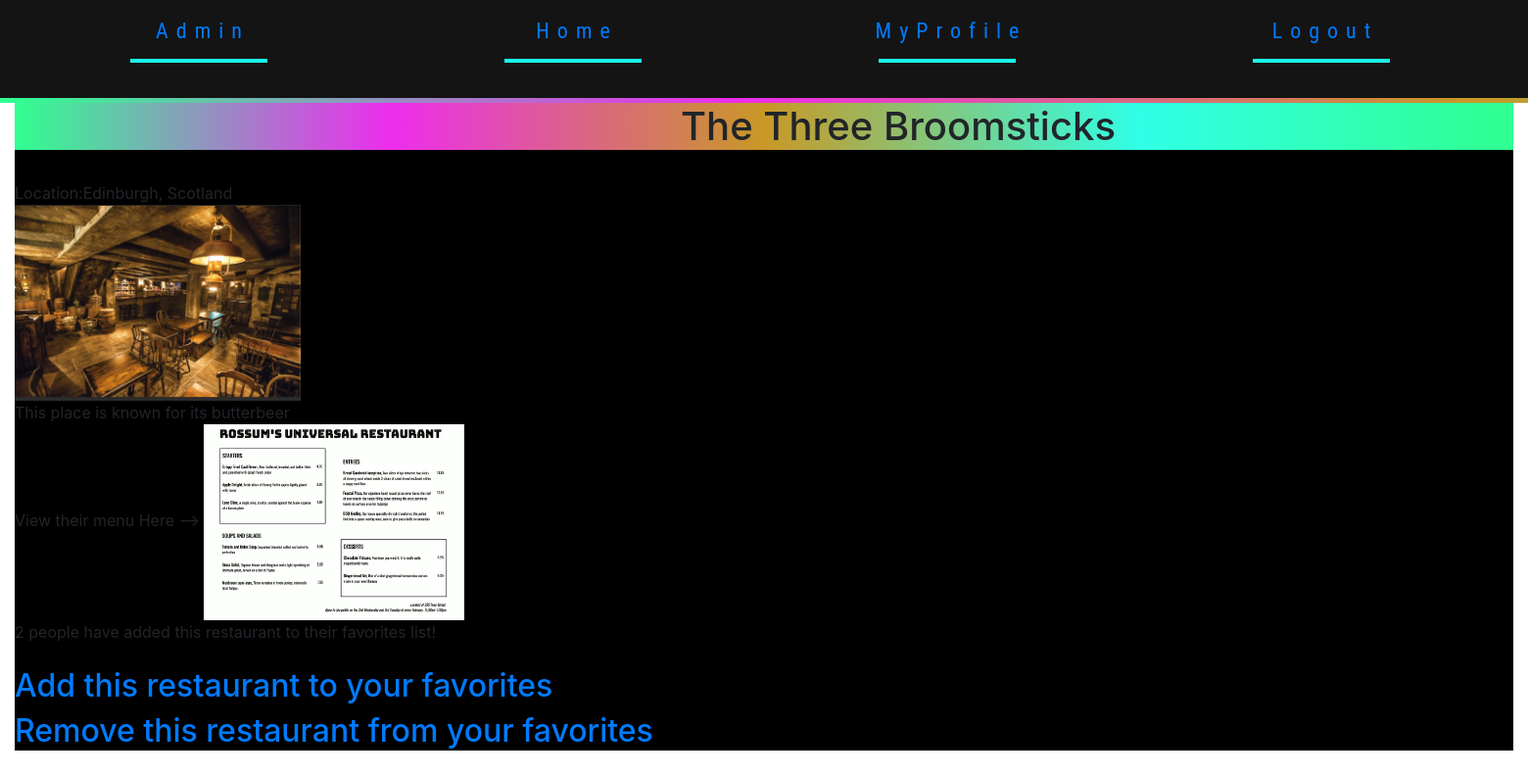
The app's page /restaurant/3/ (signed in) with its own data.
### restaurants/models.py (models this page shows, shortened)
class Restaurant(models.Model):
    name = models.TextField(max_length=200)
    location = models.TextField(max_length=200)
    pic_icon = models.ImageField(
        upload_to="rest_images/", height_field=None, width_field=None, max_length=None)
    sig_dish = models.TextField(max_length=200)
    num_favs = models.IntegerField(default=0)
    menu = models.ImageField(
        upload_to="rest_images/", blank=True, null=True
)

### restaurants/views.py (the view)
# urls.py: path('restaurant/<int:restaurant_id>/', rest_views.RestaurantDetailView.as_view(), name="rest_detail"),
class RestaurantDetailView(LoginRequiredMixin, View):
    def get(self, request, restaurant_id: int):
        template_name= "rest_detail.html"
        restaurant = Restaurant.objects.get(id=restaurant_id)
        users = TFRUser.objects.all()
        fav_num = 0
        for user in users:
            for restaurant_fav in user.favorites.all():
                if restaurant_fav == restaurant:
                    fav_num += 1
        context = {'restaurant': restaurant, 'fav_num': fav_num}
        return render(request, template_name, context)

### templates/rest_detail.html (shortened to what this page needs)
{% extends 'base.html' %} {% block navbar %} {% include 'nav.html' %}{% endblock %} {% block content %}
<div class="rest_detail_styles">
  <div class="text-effect">
    <div class="gradient">
      <h1 class="neon" data-text="Neon" contenteditable>&emsp;&emsp;&emsp;&emsp;&emsp;&emsp;&emsp;&emsp;&emsp;&emsp;&emsp;&emsp;&emsp;&emsp;&emsp;&emsp;&emsp;{{restaurant.name}}</h1>
    </div>
  </div>
  <div id="content" , name="content" , class="main">
    <br />
    Location:{{restaurant.location}}
    <br />
    <img height="200" src="{{restaurant.pic_icon.url}}" alt="{{ restaurant.name }}" />
    <br />
    This place is known for its {{restaurant.sig_dish}}
    <br />
    <img height="200" src="{{restaurant.menu.url}}" alt="Restaurant Menu Not Available" />
    <br />
    {{restaurant.num_favs}} people have added this restaurant to their favorites list!
    <br />
    <br />
    <h2><a href="/restaurant/{{ restaurant.id }}/favorite/">Add this restaurant to your favorites</a></h2>
    <h2><a href="/restaurant/{{ restaurant.id }}/unfavorite/">Remove this restaurant from your favorites</a></h2>
  </div>
</div>
{% endblock %}

### static/styles.css (style rules this page uses)
html { background: rgb(255, 255, 255); }
a { text-decoration: none !important; }
.gradient { background: rgb(48, 255, 144); background: -moz-linear-gradient( left, rgba(48, 255, 144, 1) 0%, rgba(237, 45, 237, 1) 25%, rgba(201, 152, 38, 1) 50%, rgba(48, 255, 230, 1) 75%, rgba(48, 255, 144, 1) 100% ); background: -webkit-gradient( linear, left top, right top, color-stop(0%, rgba(48, 255, 144, 1)), color-stop(25%, rgba(237, 45, 237, 1)), color-stop(50%, rgba(201, 152, 38, 1)), color-stop(75%, rgba(48, 255, 230, 1)), color-stop(100%, rgba(48, 255, 144, 1)) ); background: -webkit-linear-gradient( left, rgba(48, 255, 144, 1) 0%, rgba(237, 45, 237, 1) 25%, rgba(201, 152, 38, 1) 50%, rgba(48, 255, 230, 1) 75%, rgba(48, 255, 144, 1) 100% ); background: -o-linear-gradient( left, rgba(48, 255, 144, 1) 0%, rgba(237, 45, 237, 1) 25%, rgba(201, 152, 38, 1) 50%, rgba(48, 255, 230, 1) 75%, rgba(48, 255, 144, 1) 100% ); background: -ms-linear-gradient( left, rgba(48, 255, 144, 1) 0%, rgba(237, 45, 237, 1) 25%, rgba(201, 152, 38, 1) 50%, rgba(48, 255, 230, 1) 75%, rgba(48, 255, 144, 1) 100% ); background: linear-gradient( to right, rgba(48, 255, 144, 1) 0%, rgba(237, 45, 237, 1) 25%, rgba(201, 152, 38, 1) 50%, rgba(48, 255, 230, 1) 75%, rgba(48, 255, 144, 1) 100% ); filter: progid:DXImageTransform.Microsoft.gradient( startColorstr='#30ff90', endColorstr='#30ff90',GradientType=1 ); }
.rest_detail_styles { background-color: black; }
.text-effect { overflow: hidden; position: relative; filter: contrast(110%) brightness(190%); }

### records on screen
Restaurant: name "The Three Broomsticks", location "Edinburgh, Scotland", pic_icon (picture), sig_dish "butterbeer", menu (picture), num_favs "2"
